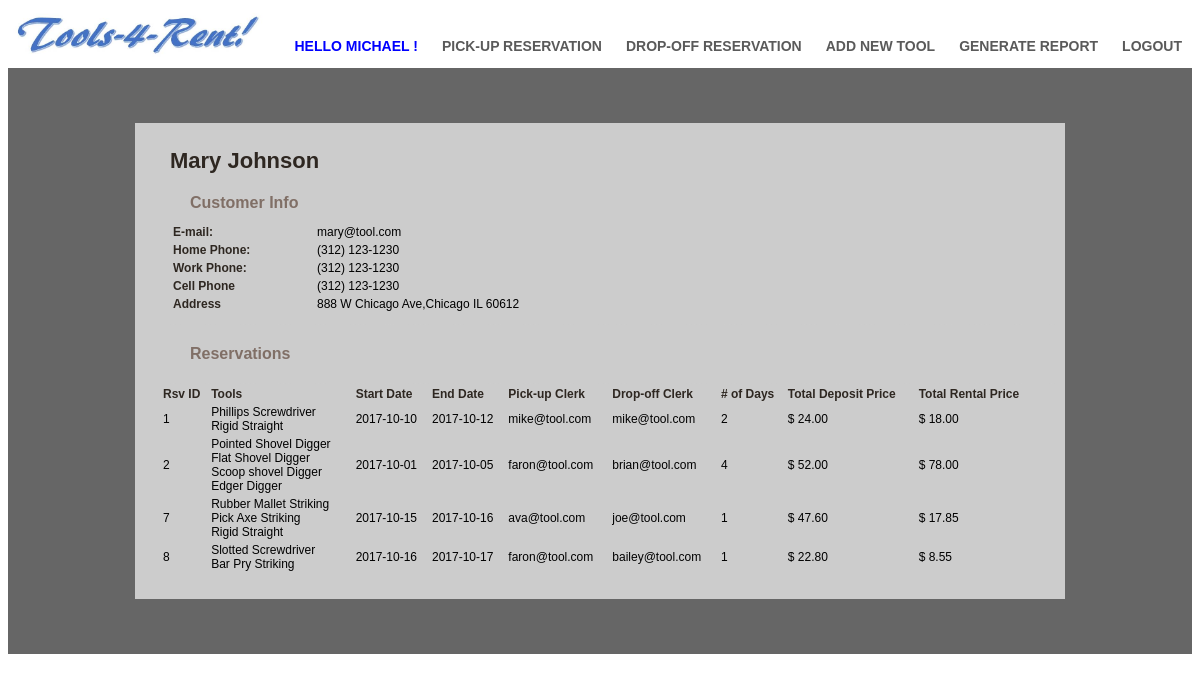
/customer_details.php?customerID=1 (signed in), run on the app's committed database.
### tables this page shows
CREATE TABLE Customer (
  customerID int(16) unsigned NOT NULL AUTO_INCREMENT,
  email varchar(250) NOT NULL,
  password varchar(60) NOT NULL,
  first_name varchar(100) NOT NULL,
  middle_name varchar(100),
  last_name varchar(100) NOT NULL,
  street_address varchar(100),
  city varchar(50),
  state varchar(20),
  zip char(5),
  primary_phone char(10) NOT NULL,
  home_phone char(10) DEFAULT NULL,
  work_phone char(10) DEFAULT NULL,
  cell_phone char(10) DEFAULT NULL,
  PRIMARY KEY (customerID),
  UNIQUE KEY email (email)
);

CREATE TABLE Reservation (
  reservationID int(16) unsigned NOT NULL AUTO_INCREMENT,
  customer_email varchar(250) NOT NULL,
  start_date date NOT NULL,
  end_date date NOT NULL,
  pickup_clerk_email varchar(250),
  dropoff_clerk_email varchar(250),
  PRIMARY KEY reservationID (reservationID)
);

### customer_details.php (the view, shortened to what this page needs)
<?php
include 'lib/connection.php';
$customerID = mysqli_real_escape_string($conn, $_REQUEST['customerID']);
$query =
    "SELECT email, first_name, last_name, home_phone, work_phone, cell_phone, street_address, city, state, zip ".
    "FROM customer ".
    "WHERE customerID = '$customerID'";
$result = mysqli_query($conn, $query);
if ( !is_bool($result) && (mysqli_num_rows($result) > 0) ) {
    $row = mysqli_fetch_array($result, MYSQLI_ASSOC);
    $home_phone = "(".substr($row['home_phone'],0,3).") ".substr($row['home_phone'],3,3).
        "-".substr($row['home_phone'],6,4);
    $work_phone = "(".substr($row['work_phone'],0,3).") ".substr($row['work_phone'],3,3).
        "-".substr($row['work_phone'],6,4);
    $cell_phone = "(".substr($row['cell_phone'],0,3).") ".substr($row['cell_phone'],3,3).
        "-".substr($row['cell_phone'],6,4);
}
?>
<!DOCTYPE html>
<html>
<head>
    <link rel="stylesheet" type="text/css" href="generic_customer.css">
</head>
<body>
<div class="header">
    <ul class="headerList">
        <li><a style="color: blue;">Hello <?php echo $_SESSION['first_name'] ?> !</a></li>
        <li><a href="pickup_reservation.php">Pick-Up reservation</a></li>
        <li><a href="dropoff_reservation.php">drop-off reservation</a></li>
        <li><a href="add_new_tool.php">Add New Tool</a></li>
        <li><a href="generate_report.php">Generate report</a></li>
        <li><a href="logout.php">Logout</a></li>
    </ul>
</div>
<div class="mainbody">
    <div class="mainbodySpaceHolder">
    </div>
    <div class="mainbodyWrapper2">
        <div class = "title_name"><?php print $row['first_name'] . ' ' . $row['last_name']; ?></div>
        <div class="profile_section">
            <div class="subtitle">Customer Info</div>
            <table>
                <tr>
                    <td class="item_label">E-mail:</td>
                    <td>
                        <?php print $row['email'];?>
                    </td>
                </tr>
                <tr>
                    <td class="item_label">Home Phone:</td>
                    <td>
                        <?php print $home_phone;?>
                    </td>
                </tr>
                <tr>
                    <td class="item_label">Work Phone:</td>
                    <td>
                        <?php print $work_phone;?>
                    </td>
                </tr>
                <tr>
                    <td class="item_label">Cell Phone</td>
                    <td>
                        <?php print $cell_phone;?>
                    </td>
                </tr>
                <tr>
                    <td class="item_label">Address</td>
                    <td>
                        <?php print $row['street_address'].','.$row['city'].' '.$row['state'].' '.$row['zip'] ?>
                    </td>
                </tr>
            </table>
        </div>
        <div class = "profile_section"><div class="subtitle">Reservations</div></div>
        <table>
            <tr>
                <td class="heading">Rsv ID</td>
                <td class="heading">Tools</td>
                <td class="heading">Start Date</td>
                <td class="heading">End Date</td>
                <td class="heading">Pick-up Clerk</td>
                <td class="heading">Drop-off Clerk</td>
                <td class="heading"># of Days</td>
                <td class="heading">Total Deposit Price</td>
                <td class="heading">Total Rental Price</td>
            </tr>
            <?php
            $query = "SELECT Reservation.reservationID, GROUP_CONCAT(description) AS tool_list, ".
                "start_date, end_date , pickup_clerk_email, " .
                "dropoff_clerk_email, DATEDIFF(end_date, start_date) AS days, ".
                "SUM(purchase_price*0.4) AS deposit_price, ".
                "SUM(purchase_price*0.15*DATEDIFF(end_date, start_date)) AS rental_price ".
                "FROM Tool INNER JOIN ToolReservation ON Tool.toolID=ToolReservation.toolID ".
                "INNER JOIN Reservation ON ToolReservation.reservationID = Reservation.reservationID ".
                "inner join Customer on Reservation.customer_email = Customer.email WHERE customerID = '$customerID' ".
                "GROUP BY Reservation.reservationID";
            $result = mysqli_query($conn, $query);
            while ($row = mysqli_fetch_array($result, MYSQLI_ASSOC)) {
                print "<tr>";
                print "<td>" . $row['reservationID'] . "</td>";
                print "<td>" . str_replace(',', '<br/>',  $row['tool_list'])."</td>";
                print "<td>" . $row['start_date'] . "</td>";
                print "<td>" . $row['end_date'] . "</td>";
                print "<td>" . $row['pickup_clerk_email'] . "</td>";
                print "<td>" . $row['dropoff_clerk_email'] . "</td>";
                print "<td>" . $row['days'] . "</td>";
                print "<td>$ " .number_format((float) $row['deposit_price'],2) . "</td>";
                print "<td>$ " . number_format((float)$row['rental_price'],2) . "</td>";
                print "</tr>";
            }
            ?>
        </table>
    </div>
    <div class="mainbodySpaceHolder">
    </div>
</div>
</body>
</html>

### generic_customer.css (style rules this page uses)
a { color: #5a5a5a; font-family: "Arial"; font-size: 14px; font-weight: bold; padding: 14px 10px; text-transform: uppercase; text-decoration: none; }
li { display: inline; }
.header { background-image:url(header_image.jpg); height: 60px; background-repeat: no-repeat; background-size: 22%; }
.headerList { float: right; }
.headerList a { line-height: 45px; padding-top: 15px; }
.mainbody { background-color: #666; }
.mainbodySpaceHolder { height: 45px; }
.mainbodyWrapper2 { margin: auto; margin-top: 10px; margin-bottom: 10px; padding: 25px 25px; width: 880px; background-color: #ccc; }
table { width: 100%; border: none; font-family: Arial; font-size: 12px; }
th, td { text-align: left; padding: 1px; border: none; }
.title_name { width: auto; font-family: Georgia, sans-serif; font-weight:bold; font-size:22px; text-decoration-line: none; color: #2e2721; margin:0px 10px 0px 10px; }
.subtitle { width: 600px; font-family: Verdana, Geneva, sans-serif; font-weight:bold; font-size:16px; color:#806F66; padding:10px 10px 10px 20px; }
.item_label { font-family: Verdana, Geneva, sans-serif; width:140px; font-weight:bold; font-size:12px; color:#2e2721; }
.profile_section { float:left; width:100%; border-bottom:1px #CCCCCC dashed; padding:10px 10px 10px 10px; }
.heading { font-size:12px; color:#2e2721; font-weight:bold; }

### data on the page
customer: first_name "Mary", last_name "Johnson", email "mary@tool.com", home_phone "(312) 123-1230", work_phone "(312) 123-1230", cell_phone "(312) 123-1230", street_address "888 W Chicago Ave", city "Chicago", state "IL", zip "60612"
reservation: reservationID "1", tool_list "Phillips Screwdriver Rigid Straight", start_date "2017-10-10", end_date "2017-10-12", pickup_clerk_email "mike@tool.com", dropoff_clerk_email "mike@tool.com", days "2", deposit_price "24.00", rental_price "18.00"
reservation: reservationID "2", tool_list "Pointed Shovel Digger Flat Shovel Digger Scoop shovel Digger Edger Digger", start_date "2017-10-01", end_date "2017-10-05", pickup_clerk_email "faron@tool.com", dropoff_clerk_email "brian@tool.com", days "4", deposit_price "52.00", rental_price "78.00"
reservation: reservationID "7", tool_list "Rubber Mallet Striking Pick Axe Striking Rigid Straight", start_date "2017-10-15", end_date "2017-10-16", pickup_clerk_email "ava@tool.com", dropoff_clerk_email "joe@tool.com", days "1", deposit_price "47.60", rental_price "17.85"
reservation: reservationID "8", tool_list "Slotted Screwdriver Bar Pry Striking", start_date "2017-10-16", end_date "2017-10-17", pickup_clerk_email "faron@tool.com", dropoff_clerk_email "bailey@tool.com", days "1", deposit_price "22.80", rental_price "8.55"

### other printed values
$_SESSION['first_name'] "MICHAEL"
